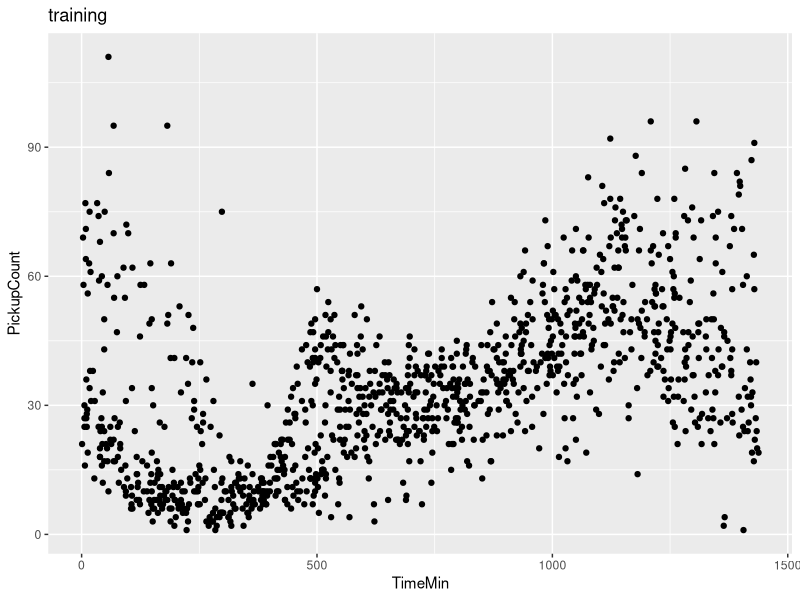
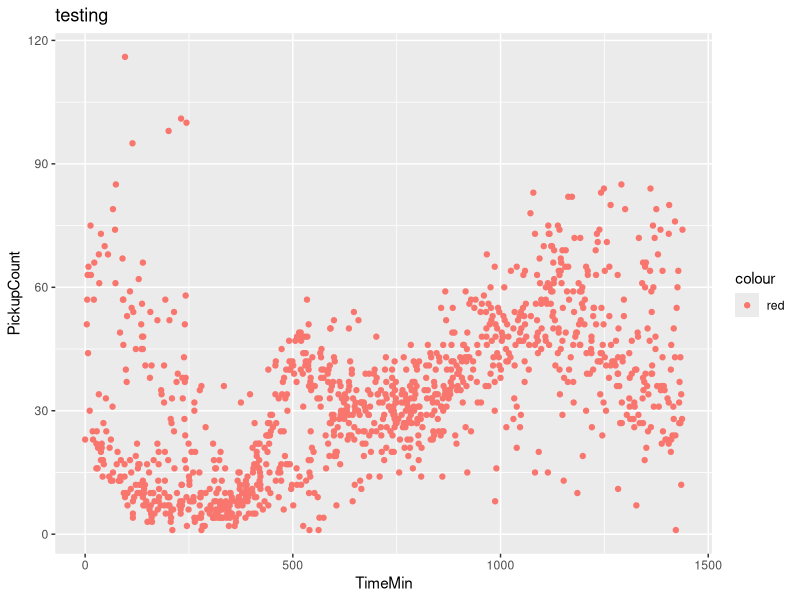
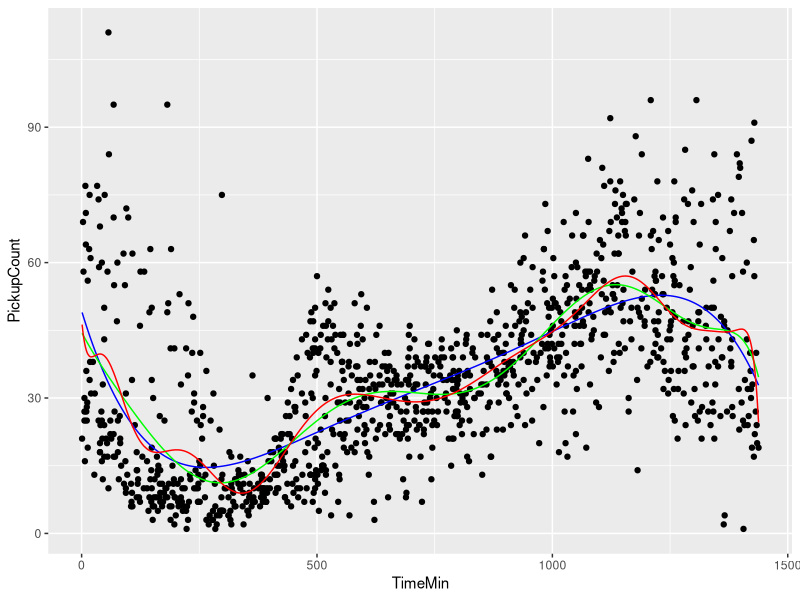
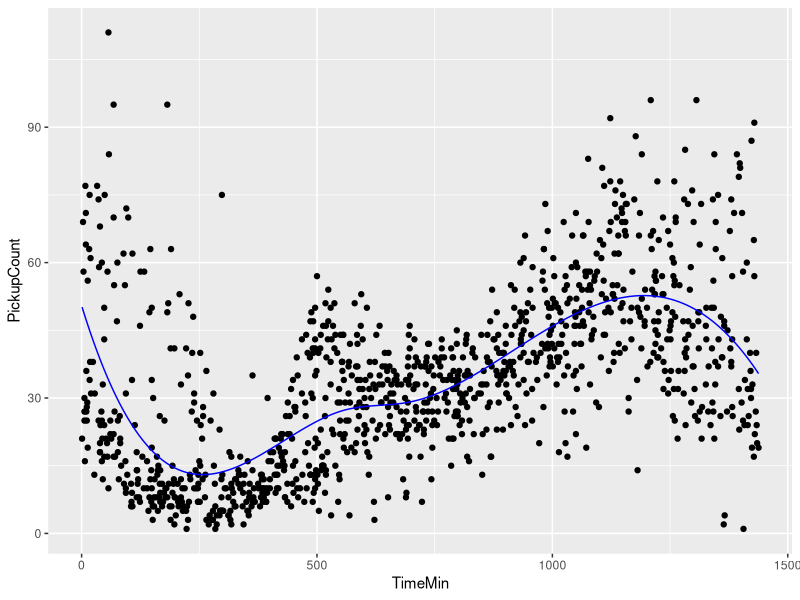
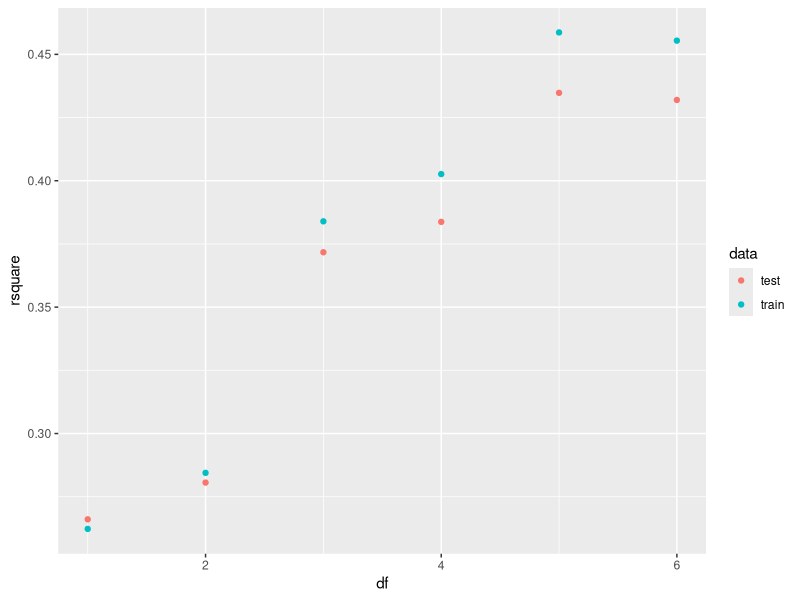
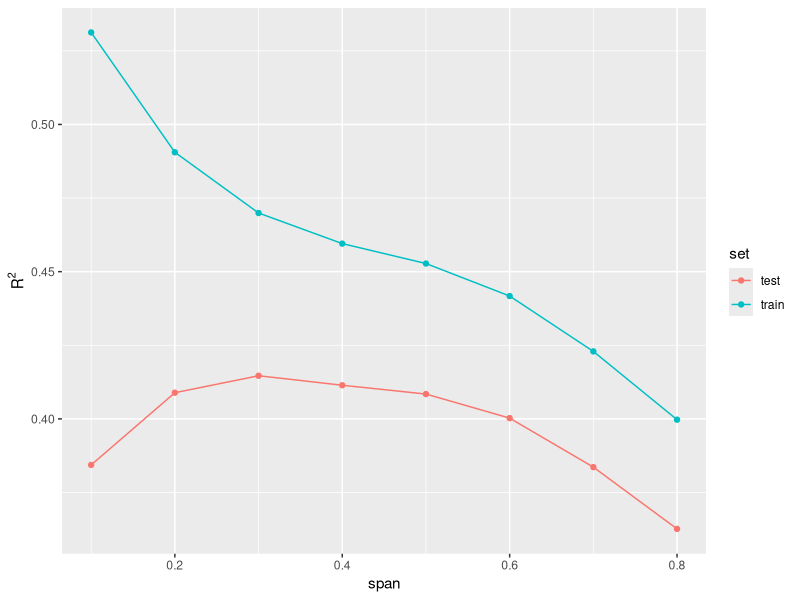
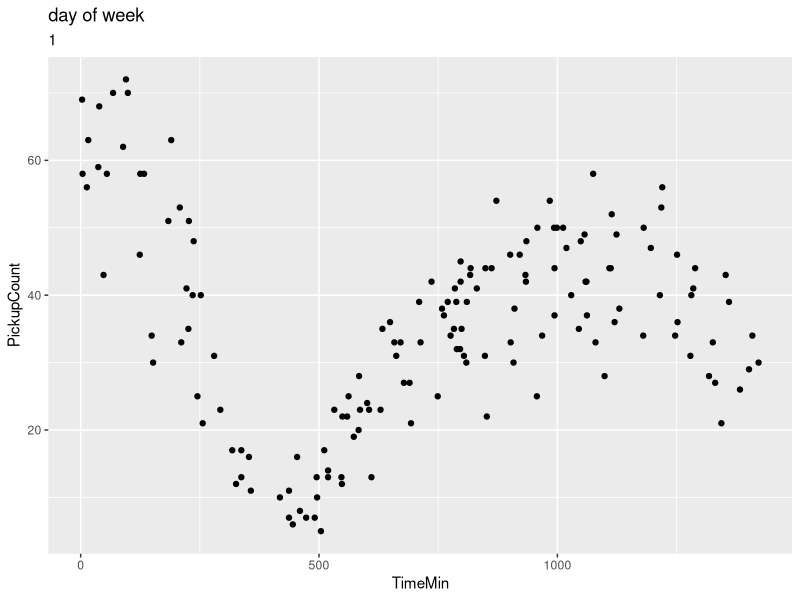
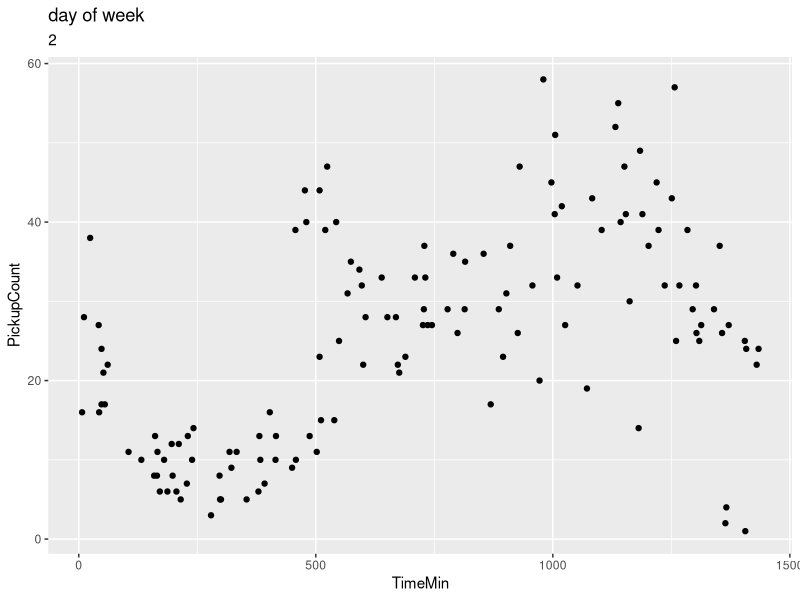

Generate these figures, in order, with R: (Note: this script raises an error after producing the figures.)
## ---- chunk 1
knitr::opts_chunk$set(echo = TRUE)
## ---- chunk 2
knitr::opts_chunk$set(warning=FALSE, message=FALSE, tidy.opts=list(width.cutoff=60),tidy=TRUE)
## ---- chunk 3
taxi_train <- read.table('dataset_1_train.txt', sep = ',', header =TRUE)
taxi_test <- read.table('dataset_1_test.txt', sep = ',', header =TRUE)
## ---- chunk 4
library(ggplot2)
ggplot(taxi_train, aes(x = TimeMin, y = PickupCount)) + 
  geom_point() +
  ggtitle('training')

ggplot(taxi_test, aes(x = TimeMin, y = PickupCount, color='red')) + 
  geom_point() +
  ggtitle('testing')
## ---- chunk 5
rsq = function(y ,predict) {
  predict[is.na(predict)] <- 0
  tss = sum((y - mean(y))^2)
  rss = sum((y-predict)^2)
  rsq_ = max(0, 1 - rss/tss)
  return(rsq_)
}
## ---- chunk 6
poly_5 <- lm(PickupCount ~ poly(TimeMin, degree = 5, raw = TRUE), data = taxi_train)
poly_10 <- lm(PickupCount ~ poly(TimeMin, degree = 10, raw = TRUE), data = taxi_train)
poly_25 <- lm(PickupCount ~ poly(TimeMin, degree = 25, raw = TRUE), data = taxi_train)

taxi.predict <- data.frame(taxi_train, pred_5 = predict(poly_5), pred_10 = predict(poly_10), pred_25 = predict(poly_25))
ggplot(taxi.predict, aes(x = TimeMin, y=PickupCount)) + 
  geom_point() + 
  geom_line(aes(y = pred_5), colour="blue") + 
  geom_line(aes(y = pred_10), colour = "green") + 
  geom_line(aes(y = pred_25), colour = "red") + 
  ylab(label="PickupCount") + 
  xlab("TimeMin")
## ---- chunk 7
accuracy <- data.frame('model'='5th degree poly', 'train_rsquared'=rsq(taxi_train$PickupCount, predict(poly_5, newdata=taxi_train)), 'test_rsquared'=rsq(taxi_test$PickupCount, predict(poly_5, newdata=taxi_test)))


accuracy <- rbind(accuracy, data.frame('model' = '10th degree poly', 'train_rsquared'=rsq(taxi_train$PickupCount, predict(poly_10, newdata=taxi_train)), 'test_rsquared'=rsq(taxi_test$PickupCount, predict(poly_10, newdata=taxi_test))))


accuracy <- rbind(accuracy, data.frame('model' = '25th degree poly', 'train_rsquared'=rsq(taxi_train$PickupCount, predict(poly_25, newdata=taxi_train)), 'test_rsquared'=rsq(taxi_test$PickupCount, predict(poly_25, newdata=taxi_test))))
## ---- chunk 8
accuracy
## ---- chunk 9
library(splines)
quarts = quantile(taxi_train$TimeMin,probs=c(0.4,0.5,0.7))
cubicbspline=lm(PickupCount~bs(TimeMin,knots=quarts),data=taxi_train)

accuracy <- rbind(accuracy, data.frame('model' = 'Cubic spline', 'train_rsquared'=rsq(taxi_train$PickupCount, predict(cubicbspline, newdata=taxi_train)), 'test_rsquared'=rsq(taxi_test$PickupCount, predict(cubicbspline, newdata=taxi_test))))


taxi.predict['cubicsplinepred'] <- predict(cubicbspline)
ggplot(taxi.predict, aes(x = TimeMin, y=PickupCount)) + 
  geom_point() + 
  geom_line(aes(y = cubicsplinepred), colour="blue") + 
  ylab(label="PickupCount") + 
  xlab("TimeMin")
## ---- chunk 10
accuracy
## ---- chunk 11
## degrees of freedon

dfs <- 1:6
## create k partitions
taxi_train$splits <- cut(sample(1:nrow(taxi_train), 
                            nrow(taxi_train)), 
                     breaks = 5, 
                     labels = FALSE)

model.performance <- function(df, train, test) {
    mod <- lm(PickupCount ~ ns(TimeMin, df = df), data = train)
    c(train.r2 = rsq(train$PickupCount, predict(mod, newdata=train)),
      test.r2 = rsq(test$PickupCount, predict(mod, newdata=test)))
}

## iterate over the splits, holding each one out as the test set.
perform.5fold <- lapply(
  unique(taxi_train$splits), 
  function(split) {
    train <- taxi_train$split == split
    mt.train <- taxi_train[train, ]
    mt.test <- taxi_train[-train, ]
    data.frame(t(sapply(dfs, model.performance, 
                   train = mt.train,
                   test = mt.test)),
          df = dfs)
  }
)

## collect the k sets of model statistics in a data.frame
perform.5fold <- do.call(rbind, perform.5fold)

## aggregate across the k sets, averaging model statistics for each df
perform.5fold <- lapply(split(perform.5fold, perform.5fold$df),
                        function(x) {
                          data.frame(rsquare = c(mean(x$train.r2),
                                                 mean(x$test.r2)),
                                     data = c("train", "test"),
                                     df = unique(x$df))
                        })

## collect the results
perform.5fold <- do.call(rbind, perform.5fold)

## plot the results
ggplot(perform.5fold, aes(x = df, y = rsquare, color = data)) +
  geom_point()
## ---- chunk 12
nspline <- lm(PickupCount ~ ns(TimeMin, df = 5), data = taxi_train)
accuracy <- rbind(accuracy, data.frame('model' = 'Natural Cubic spline with 5 degree of freedom', 'train_rsquared'=rsq(taxi_train$PickupCount, predict(nspline, newdata=taxi_train)), 'test_rsquared'=rsq(taxi_test$PickupCount, predict(nspline, newdata=taxi_test))))
accuracy
## ---- chunk 13
spline = smooth.spline(taxi_train$TimeMin, taxi_train$PickupCount, cv=TRUE)
spline['spar']
## ---- chunk 14
fitsmoothspline = smooth.spline(taxi_train$TimeMin, taxi_train$PickupCount, spar = spline['spar'])

splinersq = function(pred, y) {
  tss = sum((y - mean(y))^2)
  rss = sum((y-pred)^2)
  rsq_ = max(0, 1 - rss/tss)
  return(rsq_)
}
pred_train <- predict(fitsmoothspline, taxi_train$TimeMin)$y
pred_test <- predict(fitsmoothspline, taxi_test$TimeMin)$y

accuracy <- rbind(accuracy, data.frame('model' = 'Smoothing spline', 'train_rsquared'=splinersq(pred_train, taxi_train$PickupCount), 'test_rsquared'=splinersq(pred_test, taxi_test$PickupCount)))
## ---- chunk 15
accuracy
## ---- chunk 16
library(ggplot2)
loess_5foldcv = function(data_set){
  data_set$splits <- cut(sample(1:nrow(data_set), 
                            nrow(data_set)), 
                     breaks = 5, 
                     labels = FALSE)
  spans <- seq(0.1, 0.8, by = 0.1)

## iterate over the splits, holding each one out as the test set.
perform.5fold <- list()
for(split in data_set$splits) {
  train <- data_set$split == split
  mt.train <- data_set[train, ]
  mt.test <- data_set[-train, ]
  
  train.r2 <- c()
  test.r2 <- c()
  
  for(sp in spans) {
    mod <- loess(PickupCount ~ TimeMin, span = sp, data = mt.train)
    train.r2 <- c(train.r2, rsq(mt.train$PickupCount, predict(mod, newdata=mt.train)))
    test.r2 <- c(test.r2, rsq(mt.test$PickupCount, predict(mod, newdata=mt.test)))
  }
  
  loess.r2 <- data.frame(span = c(spans, spans),
                       set = rep(c("train", "test"), each = length(spans)),
                       r2 = c(train.r2, test.r2))
  perform.5fold <- c(perform.5fold, list(loess.r2))
}

## collect the k sets of model statistics in a data.frame
perform.5fold <- do.call(rbind, perform.5fold)

## aggregate across the k sets, averaging model statistics for each df
perform.5fold <- aggregate(perform.5fold$r2, perform.5fold[c("span", "set")], FUN = mean)

## plot the results
ggplot(perform.5fold, aes(x = span, y = x, color=set)) +
  geom_point() +
  geom_line() +
  ylab(expression(R^2))
}
## ---- chunk 17
loess_5foldcv(taxi_train)
## ---- chunk 18
loess_model <- loess(PickupCount ~ TimeMin, span = 0.2, data = taxi_train)
accuracy <- rbind(accuracy, data.frame('model' = 'Locally weighted regression model', 'train_rsquared'=rsq(taxi_train$PickupCount, predict(loess_model, newdata=taxi_train)), 'test_rsquared'=rsq(taxi_test$PickupCount, predict(loess_model, newdata=taxi_test$TimeMin))))
accuracy
## ---- chunk 19
for (day in 1:7){
  df = taxi_train[taxi_train$DayOfWeek == day, ]
  print(ggplot(df, aes(x = TimeMin, y = PickupCount)) +
  geom_point() +
    ggtitle('day of week ', day))
}
## ---- chunk 20
weekday_train_df = taxi_train[taxi_train$DayOfWeek != 6 & taxi_train$DayOfWeek != 7 , ]
weekend_train_df = taxi_train[taxi_train$DayOfWeek == 6 | taxi_train$DayOfWeek == 7, ]
weekday_test_df = taxi_test[taxi_test$DayOfWeek != 6 & taxi_test$DayOfWeek != 7 , ]
weekend_test_df = taxi_test[taxi_test$DayOfWeek == 6 | taxi_test$DayOfWeek == 7, ]
## ---- chunk 21
ggplot(weekday_train_df, aes(x = TimeMin, y = PickupCount)) +
  geom_point() +
    ggtitle('Weekday pickups ', day) + ylim(0, 100)
ggplot(weekend_train_df, aes(x = TimeMin, y = PickupCount)) +
  geom_point() +
    ggtitle('Weekend pickups', day) + ylim(0, 100)
## ---- chunk 22
weekend_model = loess(PickupCount ~ TimeMin, span = 0.2, data = weekend_train_df)
weekday_model = loess(PickupCount ~ TimeMin, span = 0.2, data = weekday_train_df)
## ---- chunk 23
loess_accuracy <- data.frame('model'='loess', 'test_rsquared'=rsq(taxi_test$PickupCount, predict(loess_model, newdata = taxi_test)))

loess_accuracy <- rbind(loess_accuracy, data.frame('model'='Loess weekday model on weekday test set', 'test_rsquared'=rsq(weekday_test_df$PickupCount, predict(weekday_model, newdata = weekday_test_df))))

loess_accuracy <- rbind(loess_accuracy, data.frame('model'='Loess weekend model on weekend test set', 'test_rsquared'=rsq(weekend_test_df$PickupCount, predict(weekend_model, newdata = weekend_test_df))))

loess_accuracy <- rbind(loess_accuracy, data.frame('model'='Loess model on weekend test set', 'test_rsquared'=rsq(weekend_test_df$PickupCount, predict(loess_model, newdata = weekend_test_df))))

loess_accuracy <- rbind(loess_accuracy, data.frame('model'='Loess model on weekday test set', 'test_rsquared'=rsq(weekday_test_df$PickupCount, predict(loess_model, newdata = weekday_test_df))))

## ---- chunk 24
loess_accuracy
## ---- chunk 25
crime_train <- read.table('dataset_2_train.txt', sep = '\t', header =TRUE)
crime_test <- read.table('dataset_2_test.txt', sep = '\t', header =TRUE)
## ---- chunk 26
library(ggplot2)
for (pred in names(crime_train)){
  if (pred != "ViolentCrimesPerPop"){
    print(ggplot(crime_train, aes_string(x = pred, y = "ViolentCrimesPerPop")) +
  geom_point() +
    ggtitle('Predictor ', pred))
  }
}
## ---- chunk 27
library(splines)

lin_model <- lm(ViolentCrimesPerPop ~ ., data = crime_train)

poly_2 <- lm(ViolentCrimesPerPop ~ poly(Population, degree = 2, raw = TRUE) + poly(PercentageBlack, degree = 2, raw = TRUE) + poly(PercentageWhite, degree = 2, raw = TRUE) + poly(PercentageAsian, degree = 2, raw = TRUE)+ poly(PercentageHispanic, degree = 2, raw = TRUE)+ poly(PercentageUrban, degree = 2, raw = TRUE)+ poly(MedIncome, degree = 2, raw = TRUE), data = crime_train)


poly_3 <- lm(ViolentCrimesPerPop ~ poly(Population, degree = 3, raw = TRUE) + poly(PercentageBlack, degree = 3, raw = TRUE) + poly(PercentageWhite, degree = 3, raw = TRUE) + poly(PercentageAsian, degree = 3, raw = TRUE)+ poly(PercentageHispanic, degree = 3, raw = TRUE)+ poly(PercentageUrban, degree = 3, raw = TRUE)+ poly(MedIncome, degree = 3, raw = TRUE), data = crime_train)


bspline=lm(ViolentCrimesPerPop ~ bs(Population,df=3) + bs(PercentageBlack,df=3) + bs(PercentageWhite,df=3) + bs(PercentageAsian,df=3) + bs(PercentageHispanic,df=3) + bs(PercentageUrban,df=3) + bs(MedIncome,df=3), data=crime_train)


crime.model.performance <- function(model) {
     c(train.r2 = rsq(crime_train$ViolentCrimesPerPop, predict(model, newdata=crime_train)),
      test.r2 = rsq(crime_test$ViolentCrimesPerPop, predict(model, newdata=crime_test)))
}

crime_accuracy <- data.frame(t(sapply(list(lin_model, poly_2, poly_3, bspline), crime.model.performance)))
crime_accuracy['models'] = c("lin_model", "poly_2", "poly_3", "bspline")
crime_accuracy
## ---- chunk 28
library(gam)
loess_gam = function(data_set){
  data_set$splits <- cut(sample(1:nrow(data_set), 
                            nrow(data_set)), 
                     breaks = 5, 
                     labels = FALSE)
  spans <- seq(0, 0.8, by = 0.05)

## iterate over the splits, holding each one out as the test set.
perform.5fold <- list()
for(split in data_set$splits) {
  train <- data_set$split == split
  mt.train <- data_set[train, ]
  mt.test <- data_set[-train, ]
  
  train.r2 <- c()
  test.r2 <- c()
  
  for(sp in spans) {
      mod <- gam(ViolentCrimesPerPop ~ s(Population, spar = sp) + s(PercentageBlack, spar = sp) + s(PercentageWhite, spar = sp) + s(PercentageAsian, spar = sp) + s(PercentageHispanic, spar = sp) + s(PercentageUrban, spar = sp) + s(MedIncome, spar = sp), data = mt.train)
    train.r2 <- c(train.r2, rsq(mt.train$ViolentCrimesPerPop, predict(mod, newdata=mt.train)))
    test.r2 <- c(test.r2, rsq(mt.test$ViolentCrimesPerPop, predict(mod, newdata=mt.test)))
  }
  
  loess.r2 <- data.frame(span = c(spans, spans),
                       set = rep(c("train", "test"), each = length(spans)),
                       r2 = c(train.r2, test.r2))
  perform.5fold <- c(perform.5fold, list(loess.r2))
}

## collect the k sets of model statistics in a data.frame
perform.5fold <- do.call(rbind, perform.5fold)

## aggregate across the k sets, averaging model statistics for each df
perform.5fold <- aggregate(perform.5fold$r2, perform.5fold[c("span", "set")], FUN = mean)

## plot the results
ggplot(perform.5fold, aes(x = span, y = x, color=set)) +
  geom_point() +
  geom_line() +
  ylab(expression(R^2))
}
## ---- chunk 29
  train = crime_train
  param_val  <- seq(0, 0.8, by = 0.05)
  k = 5
  
  # Input:
  #   Training data frame: 'train',
  # Output:
  #   Vector of R^2 values for the provided parameters: 'cv_rsq'
  
num_param = length(param_val) # Number of parameters set.seed(109) # Set seed for random number generator

# Divide training set into k folds by sampling uniformly at random # folds[s] has the fold index for train instance 's'
folds = sample(1:k, nrow(train), replace = TRUE)

cv_rsq = rep(0., num_param) # Store cross-validated R^2 for different parameter values

# Iterate over parameter values
for(i in 1:num_param){
  
  # Iterate over folds to compute R^2 for parameter 
  for(j in 1:k){
      # Fit model on all folds other than 'j' with parameter value param_val[i]
  #model.loess = loess(PickupCount ~ TimeMin, span = param_val[i], data = train[folds!=j, ],
        model_1 <- gam(ViolentCrimesPerPop ~ s(Population, spar = param_val[i]) + s(PercentageBlack, spar = param_val[i]) + s(PercentageWhite, spar = param_val[i]) + s(PercentageAsian, spar = param_val[i]) + s(PercentageHispanic, spar = param_val[i]) + s(PercentageUrban, spar = param_val[i]) + s(MedIncome, spar = param_val[i]), data = train[folds!=j, ])        

# Make prediction on fold 'j'
pred = predict(model_1, train[folds == j, ])

      # Compute R^2 for predicted values
cv_rsq[i] = cv_rsq[i] + rsq(train[folds == j, ]$ViolentCrimesPerPop, pred)
}
  # Average R^2 across k folds
  cv_rsq[i] = cv_rsq[i] / k
}
## ---- chunk 30
plot(param_val, cv_rsq)
## ---- chunk 31

gam_0 = gam(ViolentCrimesPerPop ~ 1, data=crime_train)

gam_model = gam(ViolentCrimesPerPop ~ s(Population, spar = 0.8) + s(PercentageBlack, spar = 0.8) + s(PercentageWhite, spar = 0.8) + s(PercentageAsian, spar = 0.8) + s(PercentageHispanic, spar = 0.8) + s(PercentageUrban, spar = 0.8) + s(MedIncome, spar = 0.8), data = crime_train)

crime_accuracy <- rbind(crime_accuracy, data.frame('models'='Gam model', 'train.r2' = rsq(crime_train$ViolentCrimesPerPop, predict(gam_model, newdata=crime_train)),
      'test.r2' = rsq(crime_test$ViolentCrimesPerPop, predict(gam_model, newdata=crime_test))))
## ---- chunk 32
plot(gam_model, se=TRUE)
## ---- chunk 33
gam_model$coefficients
## ---- chunk 34
print(anova(lin_model,gam_model,test='Chi'))
## ---- chunk 35
gam_model_refined = gam(ViolentCrimesPerPop ~ s(Population, spar = 0.8) + s(PercentageBlack, spar =  0.8) + s(PercentageWhite, spar =  0.8) + s(PercentageHispanic, spar =  0.8) + s(MedIncome, spar =  0.8), data = crime_train)
print(anova(gam_model_refined,gam_model,test='Chi'))
## ---- chunk 36
# Function for k-fold cross-validation to tune span parameter in GAM
  train = crime_train
  param_val  <- seq(0.1, 0.8, by = 0.1)
  k = 5
  
  # Input:
  #   Training data frame: 'train',
  # Output:
  #   Vector of R^2 values for the provided parameters: 'cv_rsq'
  
num_param = length(param_val) # Number of parameters set.seed(109) # Set seed for random number generator

# Divide training set into k folds by sampling uniformly at random # folds[s] has the fold index for train instance 's'
folds = sample(1:k, nrow(train), replace = TRUE)

cv_rsq = rep(0., num_param) # Store cross-validated R^2 for different parameter values

# Iterate over parameter values
for(i in 1:num_param){
  
  # Iterate over folds to compute R^2 for parameter 
  for(j in 1:k){
      # Fit model on all folds other than 'j' with parameter value param_val[i]
  #model.loess = loess(PickupCount ~ TimeMin, span = param_val[i], data = train[folds!=j, ],
            
    
  model <- gam(ViolentCrimesPerPop ~ s(Population, spar = 0.8) + s(PercentageBlack, spar = 0.8) + s(PercentageWhite, spar = 0.8) + s(PercentageAsian, spar = 0.8) + s(PercentageHispanic, spar = 0.8) + s(PercentageUrban, spar = 0.8) + s(MedIncome, spar = 0.8) + lo(Population, PercentageUrban, MedIncome, span=param_val[i]) + lo(MedIncome, PercentageBlack, span=param_val[i]), data = train[folds!=j, ])


# Make prediction on fold 'j'
pred = predict(model, train[folds == j, ])

      # Compute R^2 for predicted values
cv_rsq[i] = cv_rsq[i] + rsq(train[folds == j, ]$ViolentCrimesPerPop, pred)
}
  # Average R^2 across k folds
  cv_rsq[i] = cv_rsq[i] / k
}
  # Return cross-validated R^2 values
## ---- chunk 37
plot(param_val, cv_rsq)
## ---- chunk 38
gam_model_refined_tuned = gam(ViolentCrimesPerPop ~ s(Population, spar = 0.8) + s(PercentageBlack, spar = 0.8) + s(PercentageWhite, spar = 0.8) + s(PercentageHispanic, spar = 0.8) + s(MedIncome, spar = 0.8) + lo(Population, PercentageUrban, MedIncome, span=0.4) + lo(MedIncome, PercentageBlack, span=0.4), data = crime_train)
## ---- chunk 39
print(anova(gam_model_refined_tuned, gam_model,test='Chi'))
## ---- chunk 40
cat('Original GAM model',  rsq(crime_test$ViolentCrimesPerPop, predict(gam_model, newdata=crime_test)))
## ---- chunk 41
cat('GAM model without PercentageUrban and Percentage Asian terms',  rsq(crime_test$ViolentCrimesPerPop, predict(gam_model_refined, newdata=crime_test)))
## ---- chunk 42
cat('GAM model without PercentageUrban and Percentage Asian terms and with interaction terms', rsq(crime_test$ViolentCrimesPerPop, predict(gam_model_refined_tuned, newdata=crime_test)))
